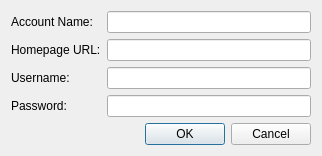
<?xml version="1.0" encoding="UTF-8"?>
<ui version="4.0">
 <class>SalesforceConfigDialog</class>
 <widget class="QDialog" name="SalesforceConfigDialog">
  <property name="geometry">
   <rect>
    <x>0</x>
    <y>0</y>
    <width>322</width>
    <height>153</height>
   </rect>
  </property>
  <property name="windowTitle">
   <string>Salesforce Account Settings</string>
  </property>
  <layout class="QVBoxLayout" name="verticalLayout">
   <item>
    <layout class="QFormLayout" name="formLayout">
     <item row="1" column="0">
      <widget class="QLabel" name="label">
       <property name="text">
        <string>Homepage URL:</string>
       </property>
      </widget>
     </item>
     <item row="1" column="1">
      <widget class="QLineEdit" name="host"/>
     </item>
     <item row="2" column="0">
      <widget class="QLabel" name="label_2">
       <property name="text">
        <string>Username:</string>
       </property>
      </widget>
     </item>
     <item row="2" column="1">
      <widget class="QLineEdit" name="user"/>
     </item>
     <item row="3" column="0">
      <widget class="QLabel" name="label_3">
       <property name="text">
        <string>Password:</string>
       </property>
      </widget>
     </item>
     <item row="3" column="1">
      <widget class="QLineEdit" name="password">
       <property name="echoMode">
        <enum>QLineEdit::PasswordEchoOnEdit</enum>
       </property>
      </widget>
     </item>
     <item row="0" column="0">
      <widget class="QLabel" name="label_4">
       <property name="text">
        <string>Account Name:</string>
       </property>
      </widget>
     </item>
     <item row="0" column="1">
      <widget class="QLineEdit" name="accountName"/>
     </item>
    </layout>
   </item>
   <item>
    <spacer name="verticalSpacer">
     <property name="orientation">
      <enum>Qt::Vertical</enum>
     </property>
     <property name="sizeHint" stdset="0">
      <size>
       <width>20</width>
       <height>11</height>
      </size>
     </property>
    </spacer>
   </item>
   <item>
    <widget class="QDialogButtonBox" name="buttonBox">
     <property name="orientation">
      <enum>Qt::Horizontal</enum>
     </property>
     <property name="standardButtons">
      <set>QDialogButtonBox::Cancel|QDialogButtonBox::Ok</set>
     </property>
    </widget>
   </item>
  </layout>
 </widget>
 <resources/>
 <connections>
  <connection>
   <sender>buttonBox</sender>
   <signal>accepted()</signal>
   <receiver>SalesforceConfigDialog</receiver>
   <slot>accept()</slot>
   <hints>
    <hint type="sourcelabel">
     <x>248</x>
     <y>254</y>
    </hint>
    <hint type="destinationlabel">
     <x>157</x>
     <y>274</y>
    </hint>
   </hints>
  </connection>
  <connection>
   <sender>buttonBox</sender>
   <signal>rejected()</signal>
   <receiver>SalesforceConfigDialog</receiver>
   <slot>reject()</slot>
   <hints>
    <hint type="sourcelabel">
     <x>316</x>
     <y>260</y>
    </hint>
    <hint type="destinationlabel">
     <x>286</x>
     <y>274</y>
    </hint>
   </hints>
  </connection>
 </connections>
</ui>
